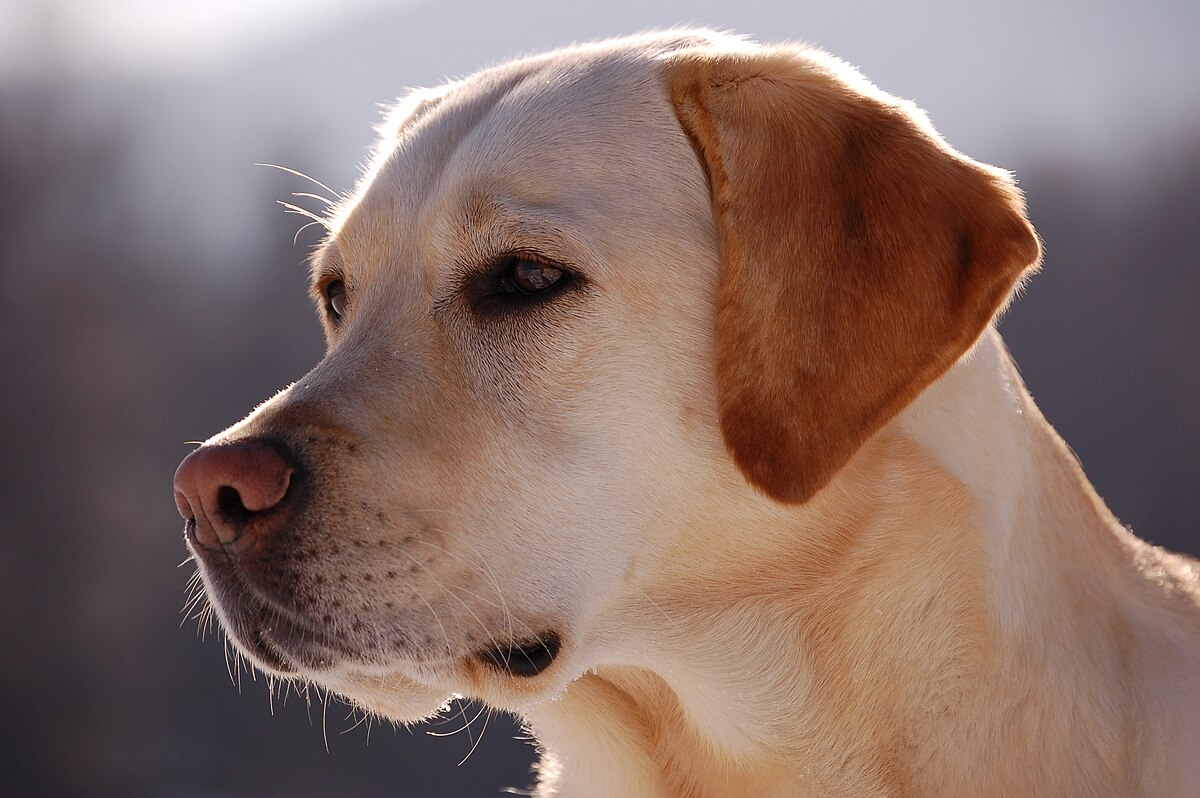
#> input picture dog.jpeg, 1200 x 798 px
$ python laplacian.py   (older library calls are emulated)
#> lines starting #> are read from the running program, lines starting #| are printed output that depends on the picture
import cv2
import numpy as np

# Read the input image
image = cv2.imread('dog.jpeg', cv2.IMREAD_GRAYSCALE)
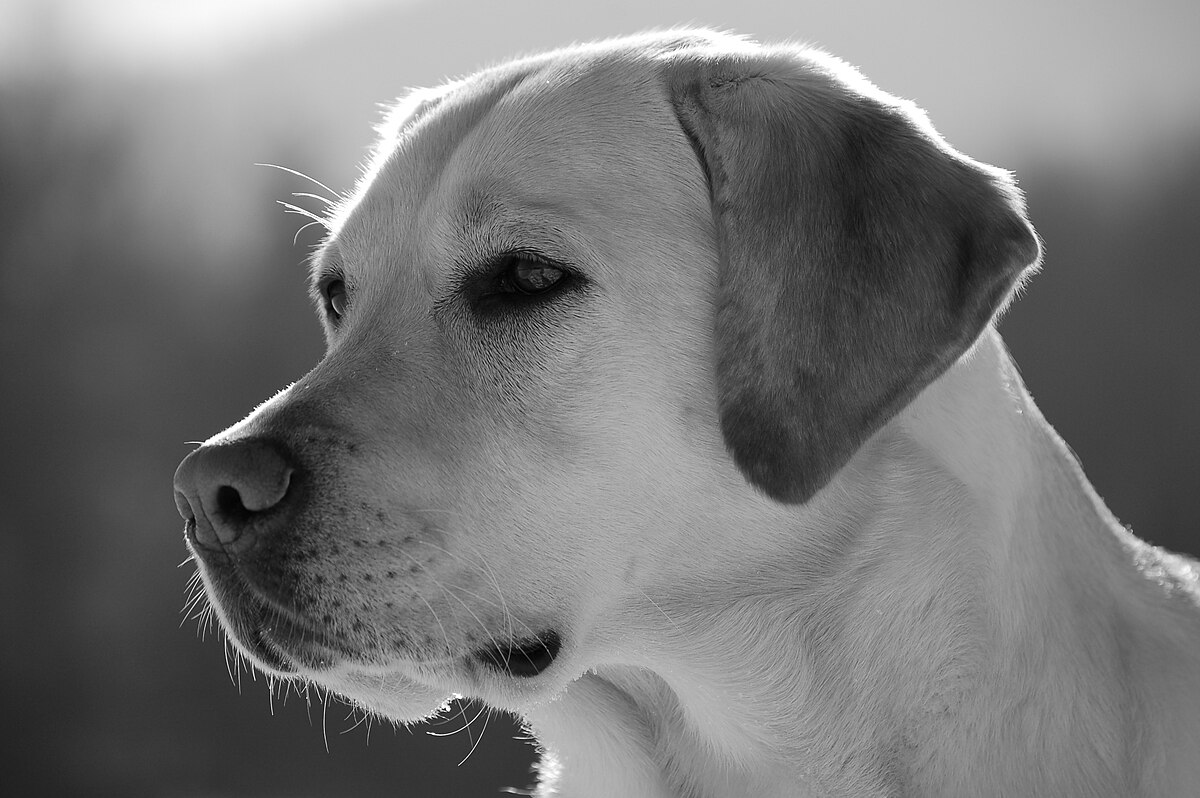
#> image: shape (798, 1200); min 0, max 255, mean 117

# Apply the Laplacian operator
laplacian = cv2.Laplacian(image, cv2.CV_64F)
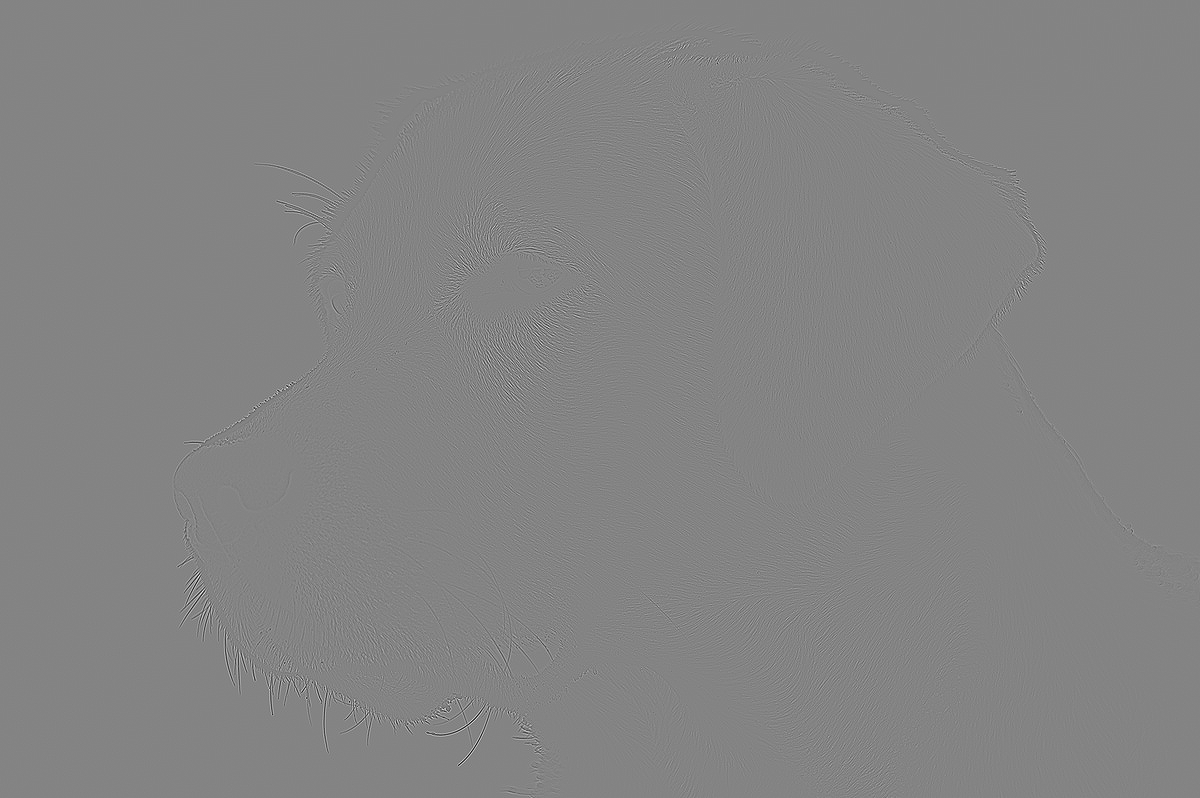
#> laplacian: shape (798, 1200) float64; min -690, max 643, mean 0; drawn with min black and max white

# Convert the output to an 8-bit unsigned integer
laplacian_uint8 = cv2.convertScaleAbs(laplacian)
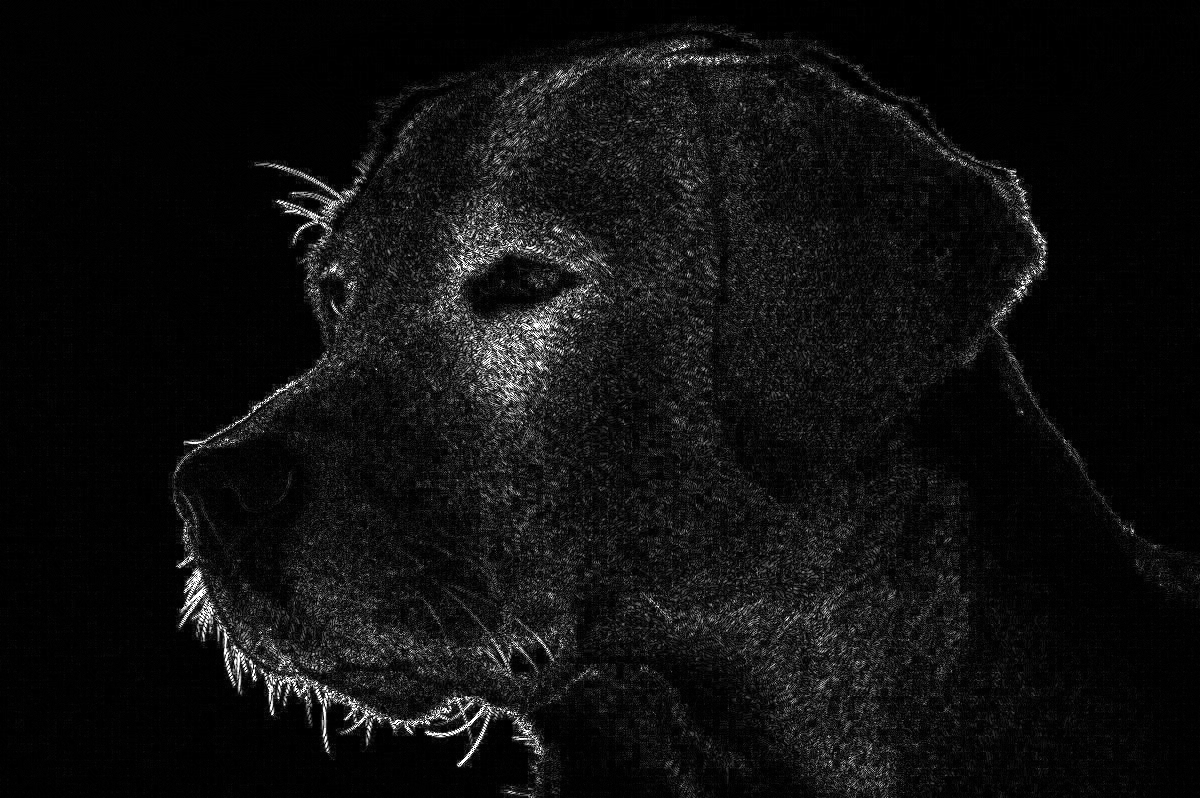
#> laplacian_uint8: shape (798, 1200); min 0, max 255, mean 15.6

# Display the result
cv2.imshow('Laplacian', laplacian_uint8)
cv2.waitKey(0)
cv2.destroyAllWindows()

$ run again, with turtle.jpeg copied over dog.jpeg
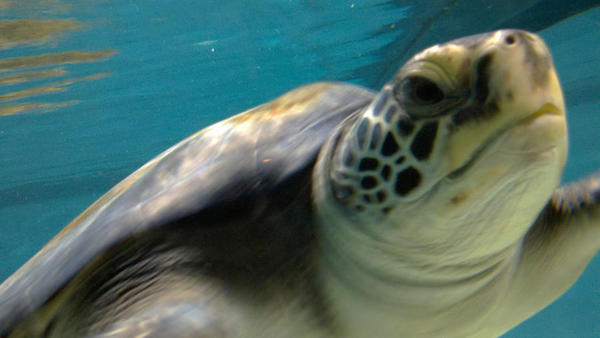
#> input picture turtle.jpeg, 600 x 338 px
#> `laplacian = cv2.Laplacian(image, cv2.CV_64F)`:
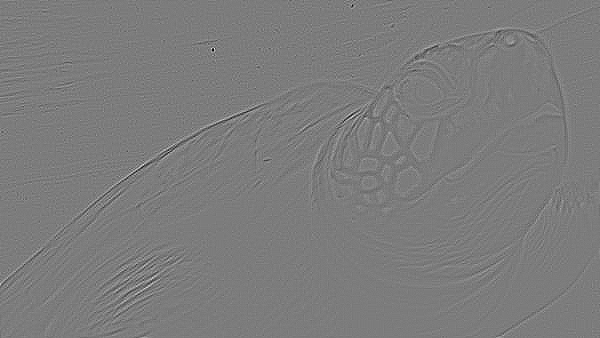
#> laplacian: shape (338, 600) float64; min -133, max 139, mean 0; drawn with min black and max white
#> `laplacian_uint8 = cv2.convertScaleAbs(laplacian)`:
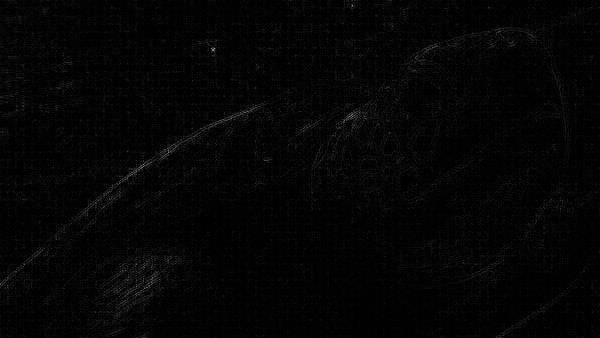
#> laplacian_uint8: shape (338, 600); min 0, max 139, mean 4.7
